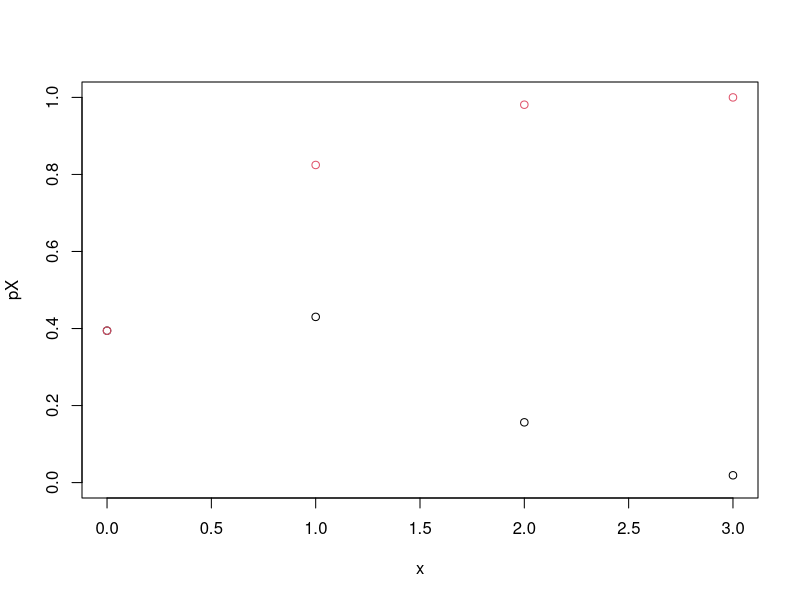
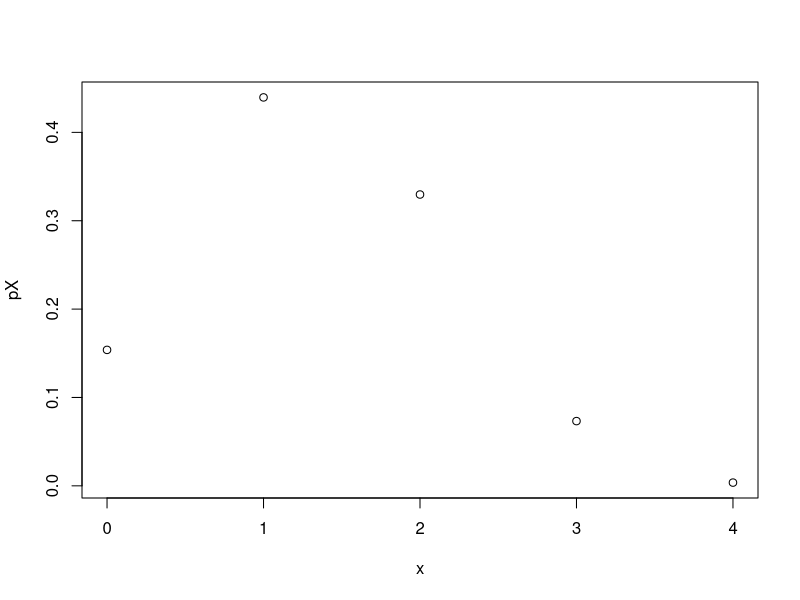
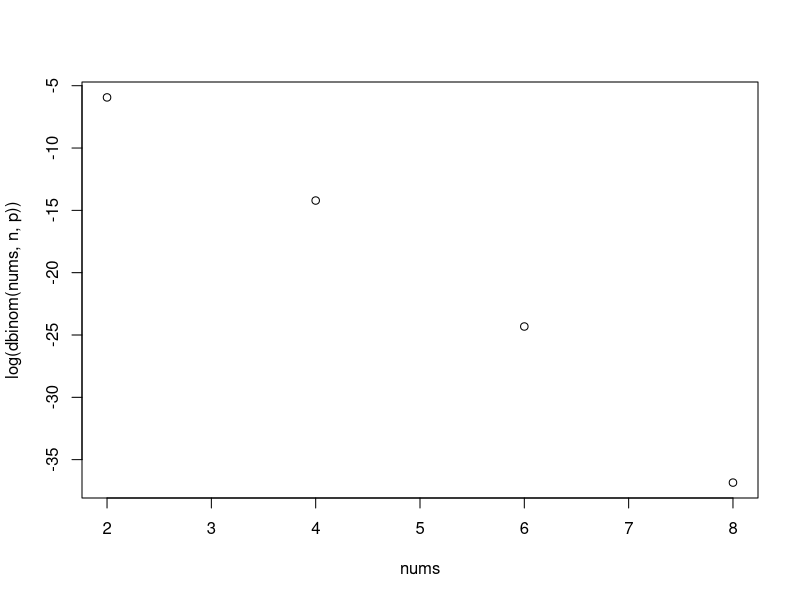

Recreate these plots in R, in order.
# EJ 1 
# Proba puntual y FDA

x <- c(0,1,2,3)
pX <- rep(0,4)


pX[1] <- 11*11*11/(15*15*15)
pX[2] <- 3*4*11*11/(15*15*15)
pX[3] <- 3*4*4*11/(15*15*15)
pX[4] <- 4*4*4/(15*15*15)

FX <- c(pX[1], pX[1]+pX[2], pX[1]+pX[2]+pX[3], pX[1]+pX[2]+pX[3]+pX[4])
FX

plot(x,pX, ylim=c(0,1))
points(x, FX, ylim=c(0,1), col=2)

#########################

# Ej 2
Xprima <- c(rep(1,3), rep(3,1), rep(6,2), rep(12, 4))
sample(Xprima, 5, replace = TRUE)

muestra <- sample(Xprima, 10000, replace = TRUE)
length(muestra[muestra == 1])/10000
vectorproba <- c(0.3,0.1,0.2,0.4)
rango <- c(1,3,6,12)
muestra <- sample(rango, 5, replace=TRUE, prob=vectorproba)

muestra10000 <- sample(rango, 10000, replace=TRUE, prob=vectorproba)
k <- 1
proba <- rep(0,4)
for (r in rango){
  proba[k] <- length(muestra10000[muestra10000==r])/10000
  k <- k+1
}
proba

#################### 

# Ej 3
# a) graficar fpp
x <- c(0,1,2,3,4)
pX <- rep(0,5)
x
pX
pX[1] <- (10*9*8*7)/(15*14*13*12)
pX[2] <- choose(5,1)*(4*11*10*9*8)/(15*14*13*12*11)
pX[3] <- choose(5,2)*(4*3*11*10*9)/(15*14*13*12*11)
pX[4] <- choose(5,3)*(4*3*2*11*10)/(15*14*13*12*11)
pX[5] <- choose(5,4)*(4*3*2*11)/(15*14*13*12*11)
library(MASS)
f = function(x, den) {paste0(round(x * den), "/", den)}
f(pX, 91)
pX
plot(x,pX)

# b) P(x>=W) = 1 - F(x<W) = 1 - F(x<W-)
# W = 2 -> 1-F(2-) -> 1-F(1)
1-(pX[1]+pX[2])

# c)
library(MASS)
fractions(pX)
fractions((2/13)+40/91)

###################

# Ej 6
# a)
p1<-(2*3*2)/(6*5*4)
p2<-(4*4*3)/(6*5*4)
p3<-fractions(2*(2*2*3)/(6*5*4))
p3
p4<-(4*2)/(6*5)
fractions(p4)
p4
p5<-(2*2)/(6*5*4)
pV <- c(p1+p2,p3+p4,p5)
fractions(pV)
# b)
xs<-c(0,1,2)
eX<-(sum(pV*(xs)))
eX2<-(sum(pV*(xs**2)))
vX<-(eX2-(eX**2))
fractions(vX)
###################

# EJ 7 - Bit de paridad
#a)

1-dbinom(0,7,0.01)
1-dbinom(0,8,0.01)

# c)
nums<-seq(2,8,by=2)
n<-8
p<-0.01
sum(dbinom(nums,n,p))
a<-plot(nums, log(dbinom(nums, n, p)))

####################

# Ej 9 ( Binomial )
n<-25
p<-0.7
# a)
#  i) 
dbinom(20,n, p)
#  ii)
pbinom(24,n, p)-pbinom(19,n, p)
sum(dbinom(20:24,n, p))
# b)
(eXB<-n*p)
eXB
(vXb<-(n*p*(1-p)))

###############

# Ej 10
p<-0.2
# a)
dbinom(0,15,p)
# b)
sum(dbinom(0:3, 15, p))
pbinom(3,15,p)
# c)
1-pbinom(6,15,p)

###############

# Ej 12 (HG)  
# HG(N,B,m)
# a)
N<-50 # N: num total
k<-6 # x cuantas de las buenas tomamos
B<-35 # m total de buenas
n<-N-B # n total de malas
m<-10 # cuantas sacamos del total
hg<-dhyper(k,B,n,m)
dhyper(6, 35, 15, 10)

# b)
# Si N->inf podemos aprox con Binomial de parametros
# Bi(m,B/N)
B<-B*10
N<-N*10
bin<-dbinom(6,m,B/N)
# error en aprox
error<-(hg-bin)/(hg*100)
hg-bin

# c)
eXHG<-m*B/N
eXB<-m*B/N

vXHG<-m*(B/N)*((N-B)/n)*((N-m)/(N-1))
vXB<-(m*B/N)*(1-B/N)


###############

# Ej 13 (Ge)
# a) 
p<-2/38
1-pgeom(3,p)
1-sum(dgeom(0:3, p))
1-pnbinom(3,1,p) # es igual a BN(r,p) donde r = 1
# c)
# idem
eXG<-1/p
vXG<-(1-p)/p**2

###############

# Ej 14 dnbinom(k,r,p)
dnbinom(5,3,p)

###############

# Ej 15
# a)
(1/2)*(1-pgeom(5,0.1)+1-(pgeom(5,0.05)))
(1/2)*(1-sum(dgeom(0:5,0.1))+1-sum(dgeom(0:5,0.05)))
(1/2)*((0.9)**5+(0.95)**5)
# c)
(dnbinom(10,2,0.1)+dnbinom(10,2,0.05))*(1/2)

###############

# Ej 16 (Poisson)
# a)
1-ppois(3,2)
# b)
1-ppois(4,2)
# c)
rango <- c(0,1,2,3,4)
dpois(rango, 2)
# d)
# jugamos con el k y vemos cuando se supera el umbral
# en este caso 0.99
rangok<-0:10
ppois(rangok,2)
# forma alternativa 
for (i in (rangok)) {
  if (ppois(i,2) > 0.99){
    print("Eureka!")
    print(i)
    break
  } 
}

###############

# ej 16
1-dbinom(0,1000,0.001)
# si n->inf y p-> 0 Bi = Pois(n*p)
1-ppois(0,1)
1-(1/exp(1))
dpois(3,1)
dbinom(3,1000,0.001)


###############

# Ej 17 - Aprox de la Binomial por Poisson
# n-> inf y p-> 0 Bi(n,p) == P(n*p)
n<-1000
p<-0.001
# a) 
1-dbinom(0,n,p)
1-dpois(0,n*p)
# b)
dbinom(3,n,p)
dpois(3,n*p)

###############

# Ej 18 - Pois
# a)
lista<-c(0:6)
lista
dpois(lista,4)
# b)
eY<-lista*dpois(lista,4)
sum(eY)-100

###############

# ej 19 - Pois con Theta
# a)
ppois(4,5/2) # sum(dpois(0:4,2.5))
# b)
ppois(6,5)
dpois(6,5) # ppois(6,5)-ppois(5,5)
1-ppois(4,5)
ppois(6,5)-ppois(2,5)
ppois(5,5)-ppois(3,5)
(ppois(6,5)-ppois(3,5))/(1-ppois(3,5))
# c)

###############

# ej 20
# a)
dpois(0,4)
# b)
dbinom(1,4,dpois(0,2))

###############